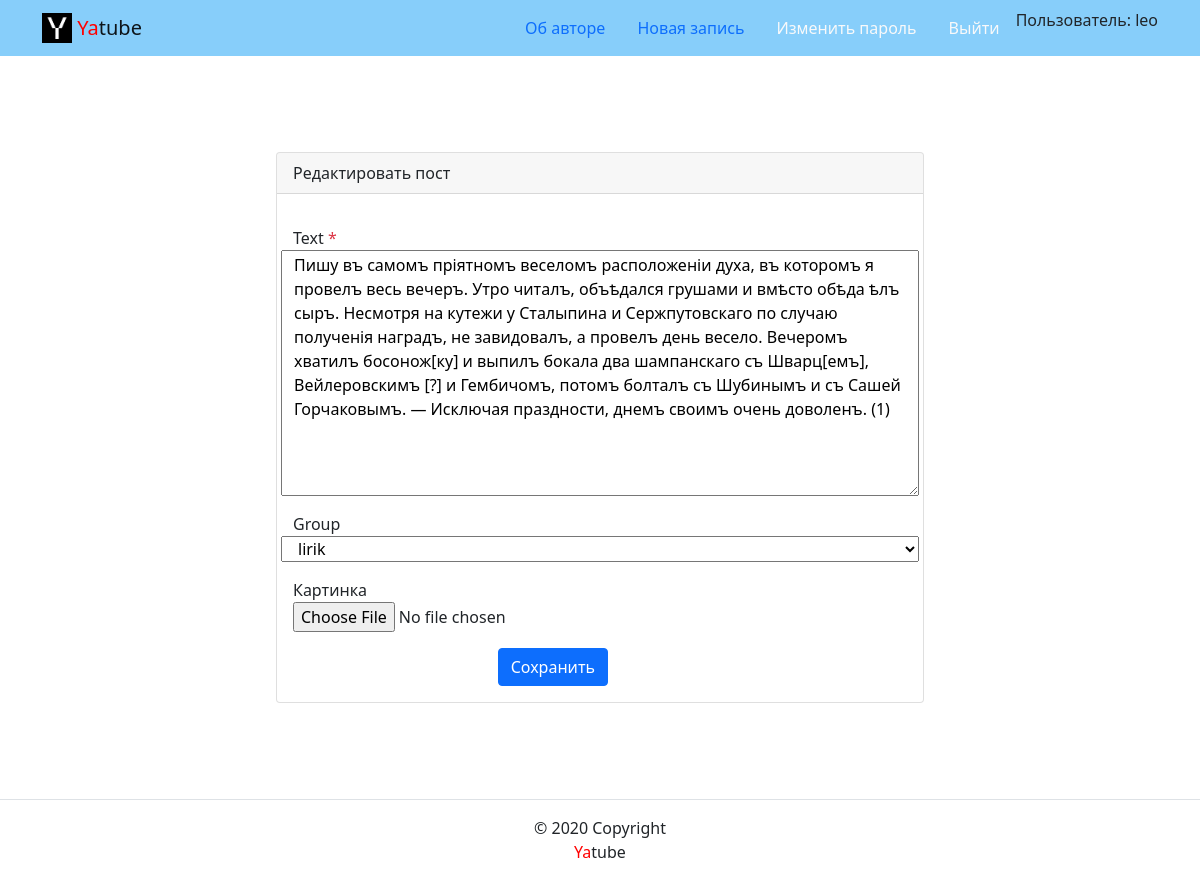
The app's page /posts/34/edit/ (signed in) with its own data.
### posts/models.py (models this page shows, shortened)
class Post(models.Model):
    id = models.IntegerField(primary_key=True)
    text = models.TextField()
    pub_date = models.DateTimeField(auto_now_add=True)
    author = models.ForeignKey(
        User,
        on_delete=models.CASCADE,
        related_name='posts'
    )
    group = models.ForeignKey(
        Group,
        on_delete=models.SET_NULL,
        blank=True,
        null=True,
    )
    image = models.ImageField(
        'Картинка',
        upload_to='posts/',  # media/posts
        blank=True
    )
    class Meta:
        ordering = ('-pub_date',)
        verbose_name = 'Пост'
        verbose_name_plural = 'Посты'

### posts/views.py (the view)
# urls.py: path('posts/<int:post_id>/edit/', views.post_edit, name='post_edit'),
@login_required
def post_edit(request, post_id):
    post = get_object_or_404(Post, pk=post_id)
    if post.author != request.user:
        return redirect('posts:post_detail', post_id=post_id)
    form = PostForm(
        request.POST or None,
        files=request.FILES or None,
        instance=post
    )
    if form.is_valid():
        form.save()
        return redirect('posts:post_detail', post_id=post_id)
    return render(request, 'posts/update_post.html', {'form': form, 'post': post})

### posts/forms.py (shortened to what this page needs)
class PostForm(forms.ModelForm):
    class Meta:
        model = Post
        fields = ('text', 'group', 'image')

### core/context_processors/year.py (called while the page is built)
def year(request):
    return {
        'year': '2025',
        }

### posts/models.py (called while the page is built)
    def __str__(self):
        return self.title

### templates/posts/update_post.html (shortened to what this page needs)
{% extends "base.html" %}
{% block content %}
    <div class="container py-5">
        <div class="row justify-content-center">
            <div class="col-md-8 p-5">
                <div class="card">
                    <div class="card-header">
                        Редактировать пост
                    </div>
                    <div class="card-body">
                        <form method="post" action="{% url 'posts:post_edit' post.id %}"
                              enctype="multipart/form-data">
                            {% for field in form %}
                                <div class="form-group row my-3">
                                    <label for="{{ field.id_for_label }}">
                                        {{ field.label }}
                                        {% if field.field.required %}
                                            <span class="required text-danger">*</span>
                                        {% endif %}
                                    </label>
                                    {{ field }}
                                </div>
                            {% endfor %}
                            <div class="col-md-6 offset-md-4">
                                <button type="submit" class="btn btn-primary">
                                    Сохранить
                                </button>
                            </div>
                        </form>
                    </div>
                </div>
            </div>
        </div>
    </div>
{% endblock %}

### templates/includes/header.html (shortened to what this page needs)
{% load static %}
  <nav class="navbar navbar-light" style="background-color: lightskyblue">
    <div class="container">
      <a class="navbar-brand" href="{% url 'posts:index' %}">
        <img src="{% static 'img/logo.png' %}" width="30" height="30" class="d-inline-block align-top" alt="">
        <span style="color:red">Ya</span>tube
      </a>
      <ul class="nav nav-pills">
        <li class="nav-item">
          <a class="nav-link" href="{% url 'posts:author_page' %}">Об авторе</a>
        </li>
        {% if user.is_authenticated %}
        <li class="nav-item">
          <a class="nav-link" href="{% url 'posts:post_create' %}">Новая запись</a>
        </li>
        <li class="nav-item">
          <a class="nav-link link-light" href="{% url 'users:password_change' %}">Изменить пароль</a>
        </li>
        <li class="nav-item">
          <a class="nav-link link-light" href="{% url 'users:logout' %}">Выйти</a>
        </li>
        <li>
          Пользователь: {{ user.username }}
        {% endif %}
      </ul>
    </div>
  </nav>

### records on screen
Post: form "Пишу въ самомъ пріятномъ веселомъ расположеніи духа, въ которомъ я провелъ весь вечеръ. Утро читалъ, объѣдался грушами и вмѣсто обѣда ѣлъ сыръ. Несмотря на кутежи у Сталыпина и Сержпутовскаго по случаю полученія наградъ, не завидовалъ, а провелъ день весело. Вечеромъ хватилъ босонож[ку] и выпилъ бокала два шампанскаго съ Шварц[емъ], Вейлеровскимъ [?] и Гембичомъ, потомъ болталъ съ Шубинымъ и съ Сашей Горчаковымъ. — Исключая праздности, днемъ своимъ очень доволенъ. (1)" "lirik"

### other values on screen
{{ user.username }} "leo"
{{ field.label }} "Text" "Group" "Картинка"
